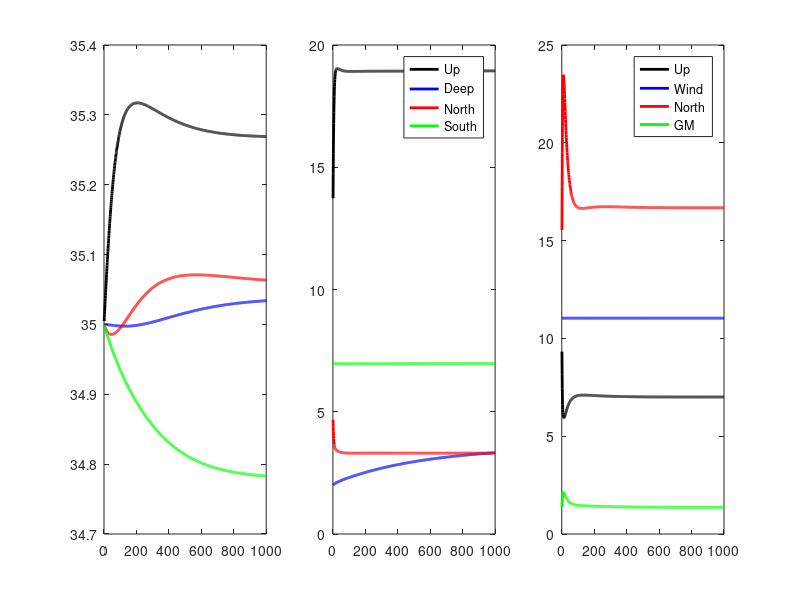

Here is the MATLAB script that generated this plot:
clear all
% Ehlert and Leverman 2014;
% Mechanism for potential strengthening of Atlantic overturning prior to collapse
% temperature evolution equations
% for git hub
tempevl = true;
FWforce = false;
AADW = 0; % turn on AADW mode

%diffusivity = 'N2 dependent'; % 'constant diff' ; 'constant energy' ; 'N2 dependent'
%diffusivity = 'constant diff'; % 'constant diff' ; 'constant energy' ; 'N2 dependent'
diffusivity = 'constant energy'; % 'constant diff' ; 'constant energy' ; 'N2 dependent'
% Table 1
C1 = 0.1; %nondimensional coeff for MOC transport
m3s2Sv = 1e-6; 
grav = 9.81; %m2/s

Htopo = 4000; %in m ; Average depth of Atlantic Ocean basin
Bwidth = 1e7; % in m ; Average width of Atlantic Ocean
LN = 3.34*1e6; %in m ; Meridional extend of the northen box
LU = 8.9*1e6;  %in m ; Meridional extend of the tropical box
LS = 3.34*1e6; %in m ; Meridional extend of the southern box
LyN = 1.5*1e6; % Meridional extend of the northen outcropping

rho0 = 1027; %kgm-3
S0 = 35; % psu ; Average salinity of Atlantic Ocean
alpha_T = 2.1e-4; % 1/C thermal coefficient
alphaT = alpha_T*rho0;
beta_S = 8e-4; % 1/psu haline coefficient
betaS = beta_S*rho0;
f0 = 7.5e-5; %1/s
fbeta = 2e-11; % 1/s

kappa_GM = 1000; %m2/s GM thickness diffusivity
kappa_cnst = 4.2e-5; %m2/s Background vertical diffusivity
epsilon = 1e-3; % kg s-3 constant dissipation energy in the ocean per area
N0 = 8e-3; % 1/s used in N2 dependent diffusivity 
a0 = 1e-5; % m2/s constant diffusivity used in N2 dependent diffusivity
tau = 0.085; %Nm-2 = kgm-1s-2
Cgm = (1-exp(-tau/0.02)); % it can be 1 for simplivity
FN = 0.1*1e6; % Sv ; Northern meridional freshwater transport
FNd = 0;
FNFW = 0; %initial freshwater into nordic seas
FNFW_cap = 2e6; % cap of freshwater
FS = 0.1*1e6; %Sv ; Southern meridional freshwater transport
gammau = 1/(5*365*86400); % 5 years
gamman = 1/(5*365*86400); % 5 years
gammas = 1/(5*365*86400); % 5 years
TUrelax = 20;
TNrelax = 3;
TSrelax = 7;

% initial conditions 
SN=35; % Northern cell
SU=35; % Upper cell
SS=35; % Southern cell
SD=35; % Deep cell
TN = 5;
TS = 7;
TU = 12.5; %12.5;
TD = 2; 

H_pyc=500; % initial conditions
VU = LU*Bwidth*H_pyc;
VN = LN*Bwidth*Htopo;
VS = LS*Bwidth*Htopo;
VD = LU*Bwidth*(Htopo-H_pyc);

% initial conditions 
H_deep = Htopo - H_pyc;
if AADW
    SA = 34; % Antarctic DW cell
    TA = 1;
    H_AADW = 1000.0;
    H_deep = Htopo - H_pyc - H_AADW;
end
	
yearinsec = 360*86400; % 1 year in sec
deltat = 15*86400; %30 days to sec
time = 0;
iind = 1;
%return

if 0
  load initial
end

% time step
for ind=1:24000*1
    delta_rho = rho0*(beta_S*(SN-SU)-alpha_T*(TN-TU));
    delta_rho_SO = rho0*(beta_S*(SS-SU)-alpha_T*(TS-TU));
    delta_rho_D = rho0*(beta_S*(SN-SD)-alpha_T*(TN-TD));
    if AADW
      delta_rho_SO2 = rho0*(beta_S*(SS-SD)-alpha_T*(TS-TD));
      delta_rho_AADW = rho0*(beta_S*(SA-SD)-alpha_T*(TA-TD));
    end
    %if delta_rho_D<0
    %  display('MI')
    %end
    switch(diffusivity)
    case 'constant diff'
      kappa_v = kappa_cnst;  
      if AADW
        kappa_v2 = epsilon/(grav*delta_rho_AADW);
      end
    case 'N2 dependent'
      kappa_v = a0*(sqrt(grav*delta_rho/(rho0*H_pyc))/N0)^(-1);
    case 'constant energy'
      kappa_v = epsilon/(grav*delta_rho);
    otherwise
      fprintf('not specified diffusivity option')
      return
    end
    % phi_Moc
    phi_N = (C1*grav*delta_rho*H_pyc*H_pyc/(rho0*fbeta*LyN));
    if delta_rho<0
      display('MI'),iind
      phi_N = 0.0;
      return
    end
    % phi_Up
    phi_Up = (LU*Bwidth*kappa_v/H_pyc);
    % phi_Ek
    phi_Ek = (Bwidth*tau/(f0*rho0));
    % phi_GM
    %phi_GM1 = Cgm*(Bwidth*kappa_GM*(delta_rho_SO/rho0)*H_pyc/Htopo); 
    % The new version
    phi_GM1 = 0.01*Bwidth*(grav*delta_rho_SO/rho0)*H_pyc*H_pyc/(f0*LS);

    if AADW
      phi_GM2 = 0.01*Bwidth*(grav*delta_rho_SO2/rho0)*H_deep*H_deep/(f0*LS);
      % phi_AADW (into the bottom layer AADW)
      phi_AADW = (phi_GM1+phi_GM2)-phi_Ek;
      % phi Internal Tides Upwelling
      %phi_ITU = (LU*Bwidth*kappa_v2/H_AADW);
      phi_ITU = (LU*Bwidth*kappa_v2/H_deep);
      %phi_ITU = max(0,(LU*Bwidth*kappa_v2/H_deep));
      if(isinf(phi_ITU)==1); 
          display('phi_ITU')
          phi_ITU = 0.0; 
      end
    end

    if AADW
      % new AADW depth
      %H_AADW_new = H_AADW; %max(0,H_AADW + (deltat/(Bwidth*LU))*(phi_GM1+phi_GM2-phi_Ek-phi_AADW));
      H_AADW_new = H_AADW + (deltat/(Bwidth*LU))*(phi_AADW-phi_ITU);
      if(H_AADW_new < 0)
        display('Mehmet AADW depleted')
        H_AADW_new = 0.0;
        phi_ITU = 0.0;
      end
    end

    % Volume*Salt terms
    VUSU = VU*SU;
    VNSN = VN*SN;
    VSSS = VS*SS;
    VDSD = VD*SD;
    if AADW
      VASA = VA*SA;
    end
    if(tempevl)
      % Volume*Temp terms
      VUTU = VU*TU;
      VNTN = VN*TN;
      VSTS = VS*TS;
      VDTD = VD*TD;
      if AADW
        VATA = VA*TA;
      end
    end
    % New volume salt terms
    VUSUnew = VUSU + deltat*(phi_Up*SD+phi_Ek*SS-SU*(phi_N+phi_GM1)+S0*(FN+FS));
    VNSNnew = VNSN + deltat*(phi_N*(SU-SN)-S0*(FN+FNFW));
    if AADW
      VSSSnew = VSSS + deltat*(phi_Ek*(-SS)+phi_GM1*(SU)+phi_GM2*(SD)-phi_AADW*SS-S0*FS);
      VDSDnew = VDSD + deltat*(phi_N*SN-phi_GM2*SD-SD*(phi_Up)+phi_ITU*SA);
      VASAnew = VASA + deltat*(phi_AADW*SS-phi_ITU*SA);
    else
      VSSSnew = VSSS + deltat*(phi_Ek*(SD-SS)+phi_GM1*(SU-SS)-S0*FS);
      VDSDnew = VDSD + deltat*(phi_N*SN+phi_GM1*SS-SD*(phi_Up+phi_Ek));
    end
    if(tempevl)
      % New volume temp terms
      VUTUnew = VUTU + deltat*(phi_Up*TD+phi_Ek*TS-TU*(phi_N+phi_GM1)+gammau*VU*(TUrelax-TU));
      VNTNnew = VNTN + deltat*(phi_N*(TU-TN)+gamman*VN*(TNrelax-TN));
      if AADW
        VSTSnew = VSTS + deltat*(phi_Ek*(-TS)+phi_GM1*(TU)+phi_GM2*(TD)-phi_AADW*TS+gammas*VS*(TSrelax-TS));
        VDTDnew = VDTD + deltat*(phi_N*TN-phi_GM2*TD-TD*(phi_Up)+phi_ITU*TA);
        VATAnew = VATA + deltat*(phi_AADW*TS-phi_ITU*TA+gammaa*VA*(TArelax-TA));
      else
        VSTSnew = VSTS + deltat*(phi_Ek*(TD-TS)+phi_GM1*(TU-TS)+gammas*VS*(TSrelax-TS));
        VDTDnew = VDTD + deltat*(phi_N*TN+phi_GM1*TS-TD*(phi_Up+phi_Ek));
      end
    end

    % new pycnocline depth
    H_pyc_new = H_pyc + (deltat/(Bwidth*LU))*(phi_Up+phi_Ek-phi_GM1-phi_N);
    %update values
    H_pyc = H_pyc_new;
    if AADW
      % new H_deep
      H_AADW = H_AADW_new;
      H_deep = Htopo - H_pyc_new - H_AADW_new;
    else
      H_deep = Htopo - H_pyc_new;
    end
    VUSU = VUSUnew;
    VNSN = VNSNnew;    
    VSSS = VSSSnew;    
    VDSD = VDSDnew;
    VDSD = VDSDnew;
    if AADW
      VASA = VASAnew;
    end
    if(tempevl)
       VUTU = VUTUnew;
       VNTN = VNTNnew;
       VSTS = VSTSnew;
       VDTD = VDTDnew;
       if AADW
         VATA = VATAnew;
       end
    end
    VU = LU*Bwidth*H_pyc;
    VN = LN*Bwidth*Htopo;
    VS = LS*Bwidth*Htopo;
    VD = LU*Bwidth*H_deep;
    if AADW
      VA = LU*Bwdth*H_AADW;
    end
    SU=VUSU/VU;
    SN=VNSN/VN;
    SS=VSSS/VS;
    SD=VDSD/VD;
    if AADW
      SA = VASA/VA;
    end
    if(tempevl)
       TU = VUTU/VU;
       TN = VNTN/VN;
       TS = VSTS/VS;
       TD = VDTD/VD;
       if AADW
         TA = VATA/VA;
       end
    end
    % time series
    time=time+deltat;        
    if(mod(time,yearinsec)==0)
      if FWforce==true
        if(mod(iind,100)==0)
          FNd=FNFW;
        end
        FNFW=FNd+(1*FNFW_cap)*mod(iind,100)/99;
        if iind>500 & iind < 550
          FNFW = 1.0*FNFW_cap;
        else
          FNFW = 0.0*FNFW_cap;
        end
      end  
      Fwater(iind)=FNFW;
      HUtime(iind) = H_pyc;
      TrN(iind) = phi_N;
      TrW(iind) = phi_Ek;
      TrE(iind) = phi_GM1;
      TrU(iind) = phi_Up;
      SUtime(iind) = SU;
      SNtime(iind) = SN;
      SStime(iind) = SS;
      SDtime(iind) = SD;
      drho(iind) = delta_rho;
      drhoD(iind) = delta_rho_D;
      drhoSO(iind) = delta_rho_SO;
      if(tempevl)
        TUtime(iind) = TU;
        TNtime(iind) = TN;
        TStime(iind) = TS;
        TDtime(iind) = TD;
      end
      iind = iind+1;
    end
end   
if (tempevl)
  figure('Position', [100, 100, 1000, 400]);
	subplot(1,3,1)
	plot(SUtime,'k','linewidth',2)
	hold on
	plot(SDtime,'b','linewidth',2)
	plot(SNtime,'r','linewidth',2)
	plot(SStime,'g','linewidth',2)
	subplot(1,3,2)
  plot(TUtime,'k','linewidth',2)
  hold on
  plot(TDtime,'b','linewidth',2)
  plot(TNtime,'r','linewidth',2)
  plot(TStime,'g','linewidth',2)
  legend('Up','Deep','North','South','location','best')
  subplot(1,3,3)
  plot(TrU*m3s2Sv,'k','linewidth',2)
  hold on
  plot(TrW*m3s2Sv,'b','linewidth',2)
  plot(TrN*m3s2Sv,'r','linewidth',2)
  plot(TrE*m3s2Sv,'g','linewidth',2)
  legend('Up','Wind','North','GM','location','northeast')
else
	plot(SUtime,'k','linewidth',2)
	hold on
	plot(SDtime,'b','linewidth',2)
	plot(SNtime,'r','linewidth',2)
	plot(SStime,'g','linewidth',2)
end
%save('initial.mat','SN','SU','SD','SS','TN','TU','TD','TS','H_pyc','VU','VN','VS','VD')
